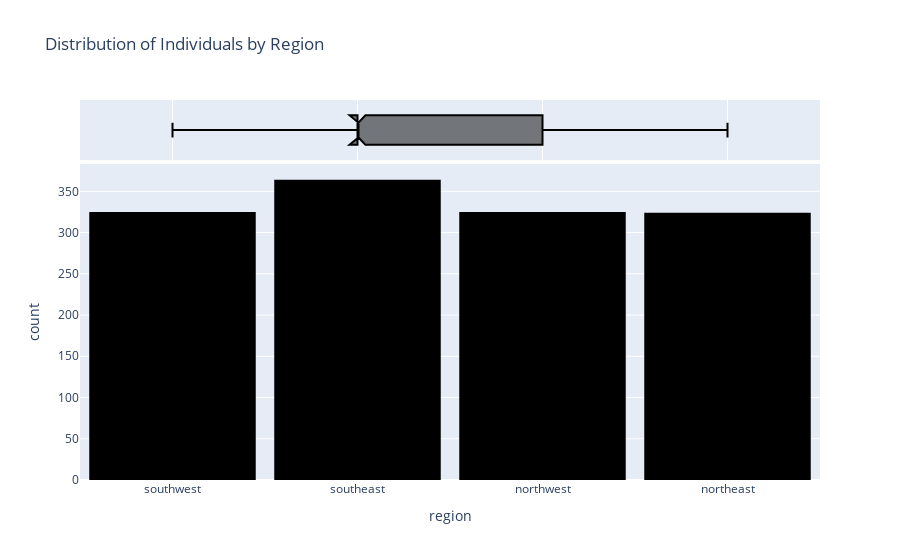

Notebook source saved alongside this figure:
### Code cell
# Histogram showing the distribution of individuals across different regions
fig = px.histogram(
    df, 
    x='region', 
    color_discrete_sequence=['black'],
    marginal='box',  
    title='Distribution of Individuals by Region'
)
fig.update_layout(bargap=0.1)
fig.show()

### Figure 1 — Plotly figure (JSON) as saved in the notebook; plotly's stock layout.template omitted (floating-point values rounded to 4 significant figures; data arrays with more than 128 entries replaced by an {"elided": "..."} marker saying what was removed)
{"data": [{"bingroup": "x", "hovertemplate": "region=%{x}<br>count=%{y}<extra></extra>", "legendgroup": "", "marker": {"color": "black", "pattern": {"shape": ""}}, "name": "", "orientation": "v", "showlegend": false, "type": "histogram", "x": {"elided": "1338 str values"}, "xaxis": "x", "yaxis": "y"}, {"hovertemplate": "region=%{x}<extra></extra>", "legendgroup": "", "marker": {"color": "black"}, "name": "", "notched": true, "showlegend": false, "type": "box", "x": {"elided": "1338 str values"}, "xaxis": "x2", "yaxis": "y2"}], "layout": {"autosize": true, "bargap": 0.1, "barmode": "relative", "legend": {"tracegroupgap": 0}, "title": {"text": "Distribution of Individuals by Region"}, "xaxis": {"anchor": "y", "autorange": true, "domain": [0, 1], "range": [-0.5, 3.5], "title": {"text": "region"}, "type": "category"}, "xaxis2": {"anchor": "y2", "autorange": true, "domain": [0, 1], "matches": "x", "range": [-0.5, 3.5], "showgrid": true, "showticklabels": false, "type": "category"}, "yaxis": {"anchor": "x", "autorange": true, "domain": [0, 0.8316], "range": [0, 383.2], "title": {"text": "count"}}, "yaxis2": {"anchor": "x2", "autorange": true, "domain": [0.8416, 1], "matches": "y2", "range": [-0.5, 0.5], "showgrid": false, "showline": false, "showticklabels": false, "ticks": "", "type": "category"}}}
